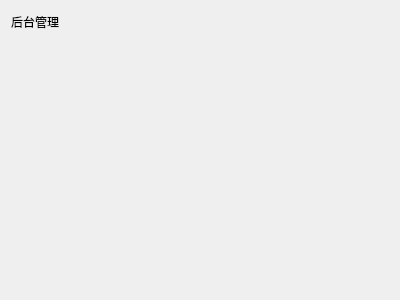
<?xml version="1.0" encoding="UTF-8"?>
<ui version="4.0">
 <class>AdminWid</class>
 <widget class="QWidget" name="AdminWid">
  <property name="geometry">
   <rect>
    <x>0</x>
    <y>0</y>
    <width>400</width>
    <height>300</height>
   </rect>
  </property>
  <property name="windowTitle">
   <string>Form</string>
  </property>
  <layout class="QVBoxLayout" name="verticalLayout_2">
   <property name="spacing">
    <number>0</number>
   </property>
   <property name="leftMargin">
    <number>6</number>
   </property>
   <property name="topMargin">
    <number>6</number>
   </property>
   <property name="rightMargin">
    <number>5</number>
   </property>
   <property name="bottomMargin">
    <number>5</number>
   </property>
   <item>
    <layout class="QHBoxLayout" name="horizontalLayout">
     <property name="spacing">
      <number>0</number>
     </property>
     <property name="leftMargin">
      <number>5</number>
     </property>
     <property name="topMargin">
      <number>6</number>
     </property>
     <property name="rightMargin">
      <number>6</number>
     </property>
     <property name="bottomMargin">
      <number>6</number>
     </property>
     <item>
      <widget class="ElaText" name="title">
       <property name="text">
        <string>后台管理</string>
       </property>
      </widget>
     </item>
     <item>
      <spacer name="horizontalSpacer">
       <property name="orientation">
        <enum>Qt::Orientation::Horizontal</enum>
       </property>
       <property name="sizeHint" stdset="0">
        <size>
         <width>40</width>
         <height>20</height>
        </size>
       </property>
      </spacer>
     </item>
    </layout>
   </item>
   <item>
    <widget class="QWidget" name="webHost">
     <property name="sizePolicy">
      <sizepolicy hsizetype="Expanding" vsizetype="Expanding">
       <horstretch>0</horstretch>
       <verstretch>0</verstretch>
      </sizepolicy>
     </property>
     <layout class="QVBoxLayout" name="webHostLayout">
      <property name="spacing">
       <number>0</number>
      </property>
      <property name="leftMargin">
       <number>0</number>
      </property>
      <property name="topMargin">
       <number>0</number>
      </property>
      <property name="rightMargin">
       <number>0</number>
      </property>
      <property name="bottomMargin">
       <number>0</number>
      </property>
     </layout>
    </widget>
   </item>
  </layout>
 </widget>
 <customwidgets>
  <customwidget>
   <class>ElaText</class>
   <extends>QLabel</extends>
   <header>ElaText.h</header>
  </customwidget>
 </customwidgets>
 <resources/>
 <connections/>
</ui>
